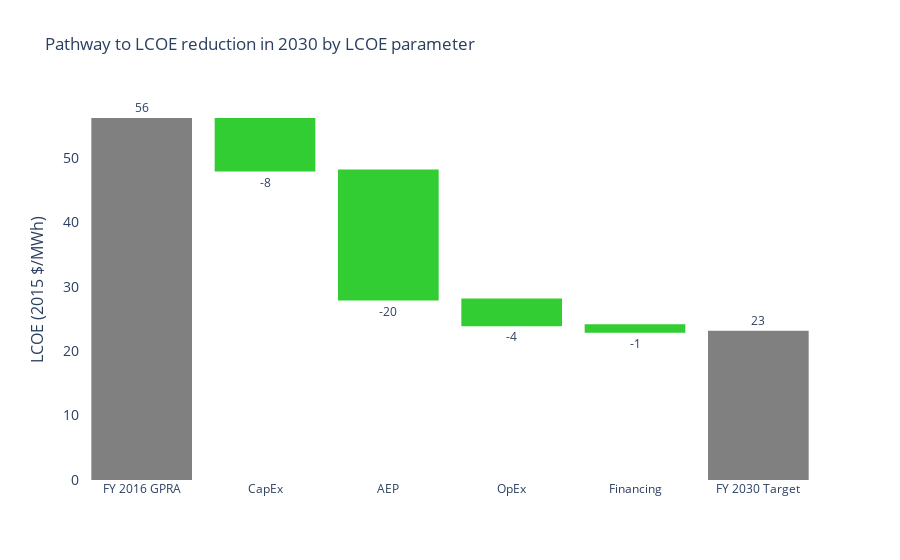

Notebook cell for this chart:
### Markdown cell above
<br/><br/>
# <center>Figure 6. Pathway to LCOE reduction in 2030 by LCOE parameter

### Code cell
# # Sample waterfall obtained from https://plotly.com/python/waterfall-charts/
# import pandas as pd
# import numpy as np
# import waterfall_chart
# import matplotlib.pyplot as plt
# %matplotlib inline
# plt.rcParams.update({'figure.figsize':(7.5,5), 'figure.dpi':100})

# a = ['FY 2016 GPRA','CapEx','AEP','OpEx','Financing']
# b = [56,-8,-20,-4,-1]
# waterfall_chart.plot(a, b);

import plotly.graph_objects as go

initial_target = 56
capex_target = -8
aep_target = -20
opex_target = -4
financing_target = -1
final_target = initial_target + capex_target + aep_target + opex_target + financing_target
y_list = [initial_target, capex_target, aep_target, opex_target, financing_target, final_target]

fig = go.Figure(go.Waterfall(
    name = "20", 
    orientation = "v",
    measure = ["absolute", "relative", "relative", "relative", "relative", "total"],
    x = ['FY 2016 GPRA','CapEx','AEP','OpEx','Financing', "FY 2030 Target"],
    textposition = "outside",
    text = [initial_target, capex_target, aep_target, opex_target, financing_target, final_target],
#     y = [+56,-8,-20,-4,-1, final_target],
    y = y_list,
#     connector = {"line":{"color":"white"}},
    connector = {"visible": False},
    decreasing = {"marker":{"color":"limegreen", "line":{"color":"limegreen", "width":2}}},
    increasing = {"marker":{"color":"red"}},
    totals = {"marker":{"color":"grey", "line":{"color":"grey", "width":2}}}
))

fig.update_layout(
        title = "Pathway to LCOE reduction in 2030 by LCOE parameter",
        showlegend = False,
        paper_bgcolor='white',
        plot_bgcolor='white',
        yaxis=dict(
            title='LCOE (2015 $/MWh)',
            titlefont_size=16,
            tickfont_size=14),
)

# fig.update(layout_showlegend=False)
# fig.write_image(path + 'fig_6.eps', scale=1, width=1000, height=800)
fig.show()

### Figure 1 — Plotly figure (JSON) as saved in the notebook; plotly's stock layout.template omitted (floating-point values rounded to 4 significant figures)
{"data": [{"connector": {"visible": false}, "decreasing": {"marker": {"color": "limegreen", "line": {"color": "limegreen", "width": 2}}}, "increasing": {"marker": {"color": "red"}}, "measure": ["absolute", "relative", "relative", "relative", "relative", "total"], "name": "20", "orientation": "v", "text": ["56", "-8", "-20", "-4", "-1", "23"], "textposition": "outside", "totals": {"marker": {"color": "grey", "line": {"color": "grey", "width": 2}}}, "type": "waterfall", "x": ["FY 2016 GPRA", "CapEx", "AEP", "OpEx", "Financing", "FY 2030 Target"], "y": [56, -8, -20, -4, -1, 23]}], "layout": {"paper_bgcolor": "white", "plot_bgcolor": "white", "showlegend": false, "title": {"text": "Pathway to LCOE reduction in 2030 by LCOE parameter"}, "yaxis": {"tickfont": {"size": 14}, "title": {"font": {"size": 16}, "text": "LCOE (2015 $/MWh)"}}}}
